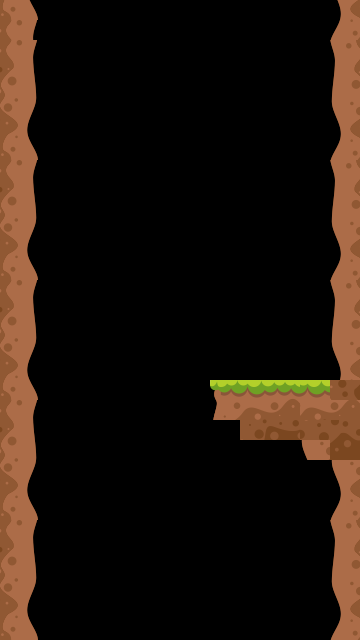

This is a level from a 2D game, rendered from its Tiled map with the project's own tilesets. A one-line summary and the map file follow, with tile-layer data summarised:
An orthogonal 12x32 tile map with 30x20 px tiles, 1 tile layer (Tile-Layer), 2 tilesets and 2 objects.

<map version="1.2" tiledversion="1.3.4" orientation="orthogonal" renderorder="right-down" width="12" height="32" tilewidth="30" tileheight="20" infinite="0" nextlayerid="3" nextobjectid="7">
 <tileset firstgid="1" name="tileset" tilewidth="30" tileheight="20" tilecount="256" columns="8">
  <image source="../tileset.png" width="256" height="641" />
 </tileset>
 <tileset firstgid="257" name="metheorite" tilewidth="30" tileheight="20" tilecount="441" columns="21">
  <image source="../metheorite.png" width="650" height="433" />
 </tileset>
 <layer id="1" name="Tile-Layer" width="12" height="32">
  <data>[384 cells, 110 non-empty, 31 distinct tile ids]</data>
 </layer>
 <objectgroup id="2" name="Collision-Layer">
  <object id="2" x="30.7811" y="2.88573">
   <polygon points="0,0 7.69527,13.4667 3.84763,35.5906 2.88573,62.524 6.73336,97.1528 -5.77145,126.972 8.65718,154.867 0,174.105 8.65718,209.696 -2.88573,239.515 0.961908,256.83 5.77145,269.334 2.88573,300.115 8.65718,324.163 5.77145,335.706 -4.80954,362.639 7.69527,395.344 0,413.621 7.69527,453.059 -2.88573,481.916 0,501.154 9.61908,511.735 2.88573,540.593 6.73336,569.45 3.84763,589.65 -3.84763,605.04 3.84763,625.24 8.65718,636.783 -31.743,635.821 -30.7811,-2.88573" />
  </object>
  <object id="3" x="337.63" y="1.92382">
   <polygon points="0,0 23.0858,-0.961908 23.0858,637.745 -8.65718,636.783 3.84763,610.812 -7.69527,586.764 -3.84763,540.593 -5.77145,526.164 -7.69527,512.697 2.88573,486.726 -29.1421,457.652 -38.4992,439.782 -95.1896,437.994 -124.711,418.484 -126.418,375.876 2.77731,375.416 -6.73336,342.439 -3.84763,290.496 -9.61908,277.03 1.92382,251.058 -6.73336,225.087 -4.80954,183.725 -10.581,155.829 4.80954,132.743 -9.61908,103.886 -3.84763,61.5621 -9.61908,35.5906 3.84763,12.5048" />
  </object>
 </objectgroup>
</map>